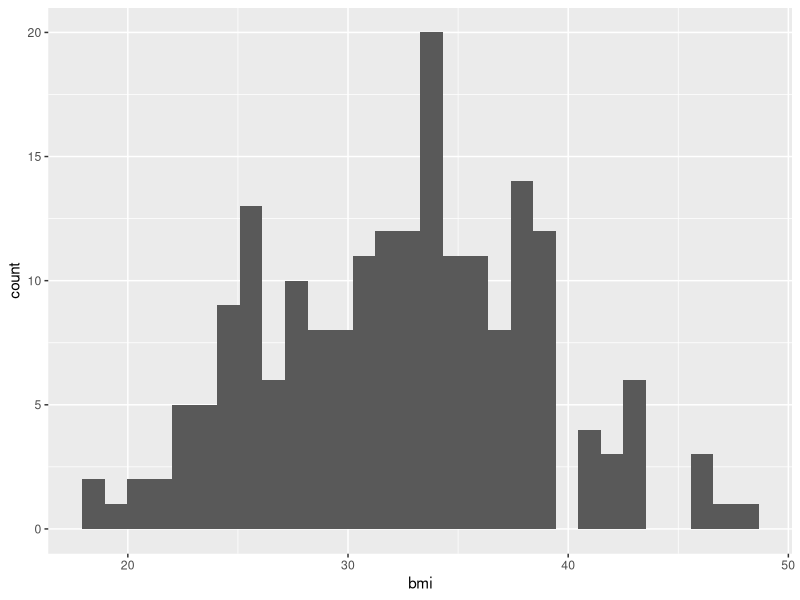
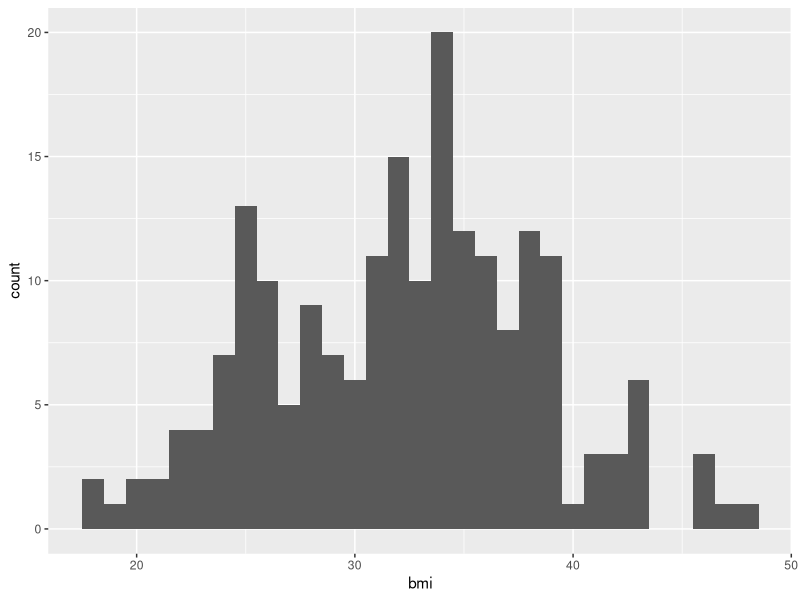
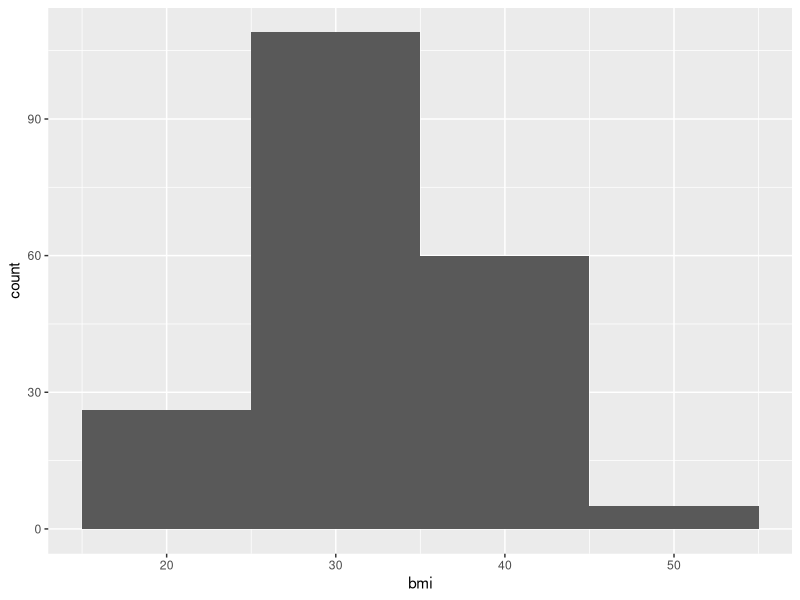
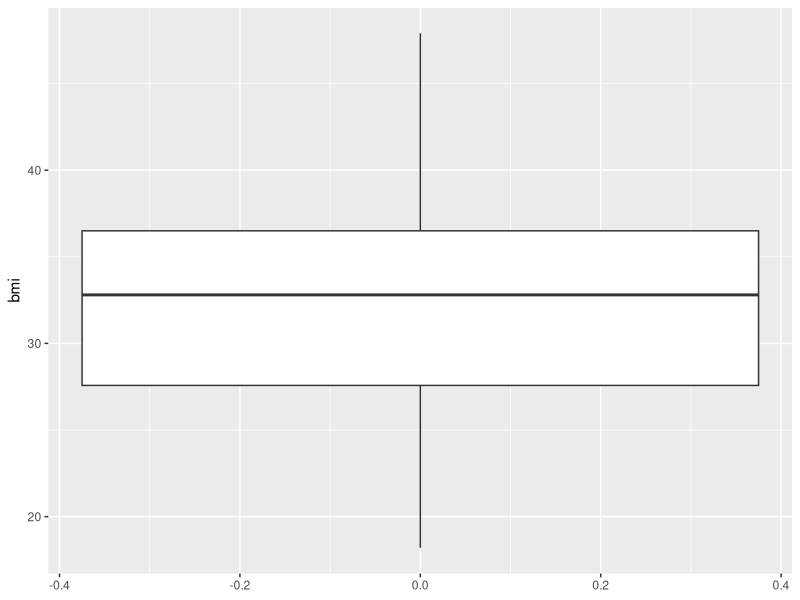
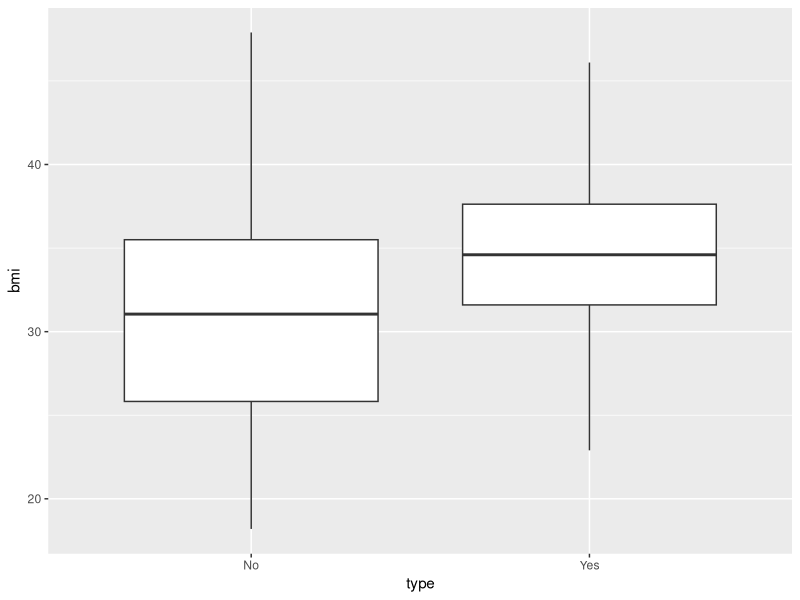
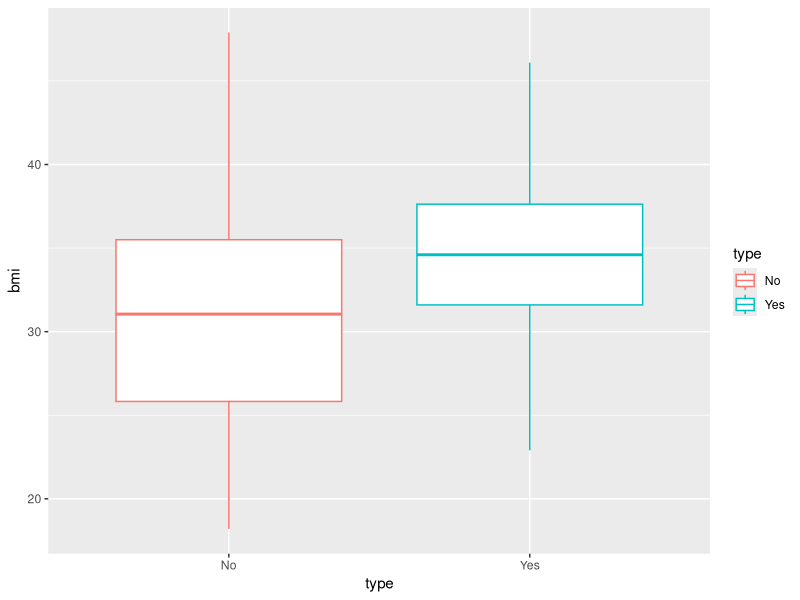
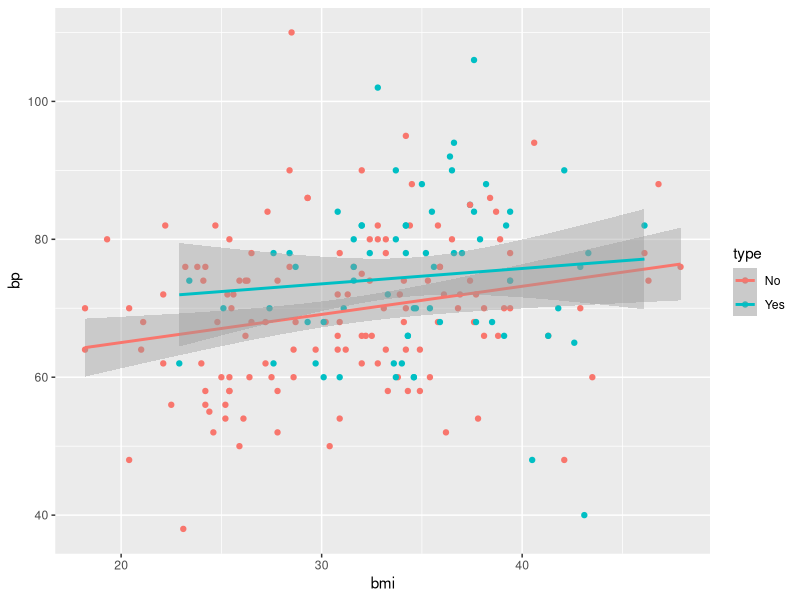
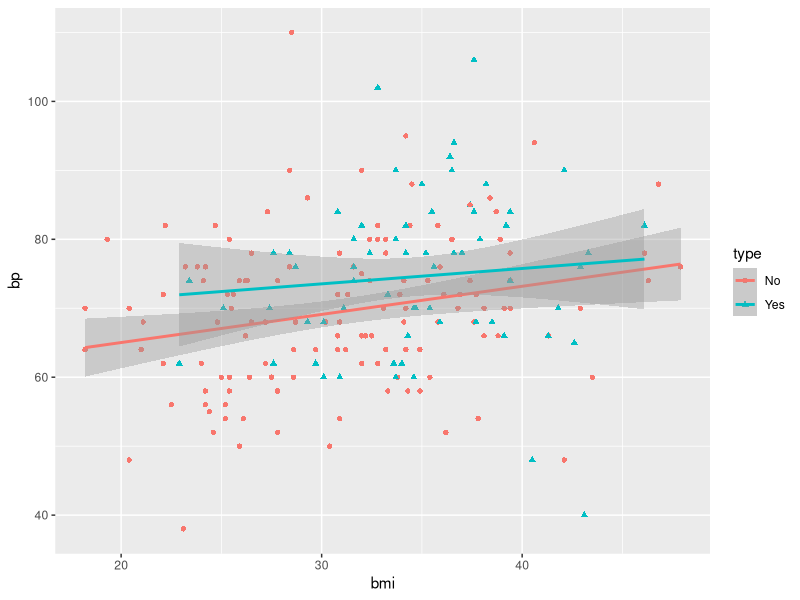

R code for these plots, in order: (Note: this script raises an error after producing the figures.)
#' ---
#' title:  Biostats Lecture 3-4 R Lab 
#' author: Your name   
#' date:   06/12/2025
#' ---

## clean out workspace 
rm(list=ls() )

## Set up working directory
# setwd("~/my/working/directory/biostats/Lecture4/")

#' ## ggplot2 graphs
library(ggplot2)
library(MASS)

#' histogram
ggplot(Pima.tr,aes(x=bmi))+geom_histogram()
ggplot(Pima.tr,aes(x=bmi))+geom_histogram(binwidth=1)
ggplot(Pima.tr,aes(x=bmi))+geom_histogram(binwidth=10)

#' boxplot
ggplot(Pima.tr,aes(y=bmi))+geom_boxplot()
ggplot(Pima.tr,aes(x=type,y=bmi))+geom_boxplot()
p1=ggplot(Pima.tr,aes(x=type,y=bmi,col=type))+geom_boxplot()
p1

#' scatterplot
p2=ggplot(Pima.tr,aes(x=bmi,y=bp))+geom_point()+geom_smooth(method='lm')
# Add color
ggplot(Pima.tr,aes(x=bmi,y=bp,col=type))+geom_point()+geom_smooth(method='lm')
# Add shape
p2=ggplot(Pima.tr,aes(x=bmi,y=bp,col=type,shape=type))+geom_point()+geom_smooth(method='lm')
p2

#' ## Put multiple graphs on the same panel
library(gridExtra)
## ?grid.arrange
## grid.arrange(p1,p2, nrow=1)
## grid.arrange(p1,p2, ncol=1)

#' ## R basics and programming
## use the help menu

## Arithmetic operation
# 1 + exp(1.7) - sin(3/2*pi) 

## Logical operation
## There are only two logical values: TRUE (T) and FALSE (F)

## Review Objects in R: vector(numeric/character/logical/factor), matrix, data frame

## Vector functions: sort,rev,table,unique

## Math functions: log,exp,max,min,sum, mean, sd,var

## Selecting vector elements; x[4],x[-(1:3)],x[c(1,5)]


#' vectors
c(1,3,5,6)
1:6
seq(1,11,by=3)
seq(21,11,by=-2)

## cheat sheet: https://www.google.com/url?sa=t&source=web&rct=j&opi=89978449&url=https://iqss.github.io/dss-workshops/R/Rintro/base-r-cheat-sheet.pdf&ved=2ahUKEwjv0fOdotuNAxX0LUQIHcmBKG0QFnoECAwQAQ&usg=AOvVaw0SscDPwnZKOdSbyyH2E5qO

#' ## Use R  for calculating probabilities 

x<-0:10
x<-c(0,1,2,3,4,5,6,7,8,9,10)
# pmf =P(X=x)
dbinom(x,size=10,prob=0.5)


# cdf =P(X<=x)
pbinom(x,size=10,prob=0.5)

# P(Y>=8)=1-P(Y<=7)
1-pbinom(7,size=10,prob=0.5)
#dbinom(8, size-10,prob=0.5)+
# complementary of P(Y<=7)
pbinom(7,size=10,prob=0.5, lower.tail = FALSE)


#P (4<Y<=6)=P(Y<=6)-P(Y<=4) , P(Y equals 5, 6)
pbinom(6,size=10,prob=0.5,lower.tail = TRUE)-pbinom(4,size=10,prob=0.5,lower.tail=TRUE)


#P (7=<Y<=9)=P(Y<=9)-P(Y<=6)
pbinom(9,size=10,prob=0.5)-pbinom(6,size=10,prob=0.5)

#' ## Use R to plot probability distributions
library(RcmdrMisc) 

#' ## Probability mass function(pmf) for 𝑌∼Binomial(50,0.8)
df=data.frame(y=c(0,1:50),   probs=dbinom( c(0,1:50),50,0.8) )
barplot(probs ~ y, data=df)
plotDistr(df$y, df$probs, discrete=TRUE)

#' ## Example 2. Toss a coin for 10 times
#' ## binomial distribution Binomial (10,0.5)
x <- 0:10
plotDistr(x, dbinom(x, 10,0.5), discrete=TRUE)
plotDistr(x, pbinom(x, 10,0.5), discrete=TRUE,cdf=TRUE)


#' ## Poisson Distribution with mean=3 
x <- 0:15
plotDistr(x, dpois(x,3), discrete=TRUE, main='Poissson distribution: mean=3')
plotDistr(x, ppois(x,3), discrete=TRUE,cdf=TRUE,main='Poissson distribution: mean=3')

#' ## Continuous Random Variables

## SBP~ normal distribution: N(125,15*15)

## probability density function
xx=70:170
plot(xx,dnorm(xx,mean=125,sd=15),type='l',xlab='SBP',ylab='probability',main='Distribution of SBP')

# P(X<=140)-P(X<=110)
pnorm(140,mean=125,sd=15,lower.tail = TRUE)-pnorm(110,mean=125,sd=15,lower.tail = TRUE)
pnorm(155,mean=125,sd=15,lower.tail = TRUE)-pnorm(95,mean=125,sd=15,lower.tail = TRUE)
pnorm(170,mean=125,sd=15,lower.tail = TRUE)-pnorm(80,mean=125,sd=15,lower.tail = TRUE)

# probability of hypotension
pnorm(90,mean=125,sd=15,lower.tail = TRUE)

# probability of hypertension
# P(X>140)=1-P(X<=140)
1-pnorm(140,mean=125,sd=15,lower.tail = TRUE)

# probability of sbp between 110 and 130
# P(110<X<=130)=P(X<=130)-P(X<=110)
pnorm(130,mean=125,sd=15,lower.tail = TRUE)-pnorm(110,mean=125,sd=15,lower.tail = TRUE)


## BMI N(25,25)
## probability density function
xx=8:42
plot(xx,dnorm(xx,mean=25,sd=5),type='l',xlab='BMI',ylab='probability',main='Distribution of BMI')

# probability of underweight
pnorm(18.5,mean=25,sd=5,lower.tail = TRUE)

# probability of obese
# P(X>30)=1-P(X<=30)
1-pnorm(30,mean=25,sd=5,lower.tail = TRUE)

# upper tail probability
pnorm(30,mean=25,sd=5,lower.tail = FALSE)

# probability of BMI between 25 and 30
# P(25<X≤30)=P(X<=30)-P(X<=25)
pnorm(30,mean=25,sd=5,lower.tail = TRUE)-pnorm(25,mean=25,sd=5,lower.tail = TRUE)

# probability of normal weight BMI between 18.5 and 25
# P(18.5<X≤25)=P(X<=25)-P(X<=18.5)
pnorm(25,mean=25,sd=5,lower.tail = TRUE)-pnorm(18.5,mean=25,sd=5,lower.tail = TRUE)

#' ## Random sampling

# set.seed(10)
# result=sample(1:20,10)
# result

#' ### Random sample from a poisson distribution
samples100=rpois(n=100,lambda = 3)
# hist(samples100)
# samples2000=rpois(n=2000,lambda = 3)
# hist(samples2000)
# table(samples2000)
# prop.table(table(samples2000))



## ----------------------------------------------
#' # R lab group assignment      #######################
#' # Start of student assignment #######################
## ----------------------------------------------
#' ## Instructions: Work in groups of 2-4 members. Each group submits a report (including R scripts and output in the format of html or pdf files) to Canvas.  

#' ### 1. Identify the coding problems below and fix the coding , change eval = TRUE in your R script
#+ \\echo=TRUE, eval = FALSE
my_variable <- 3
a=seq(1, 10, by = 2)
b=c(1,3,4,5, 6)
summary(c(1:11))
library(car)
mean(c(0,2,3,NA), na.rm= TRUE)  # check na.omit option in help menu for mean function
head(iris)
table(iris$Species) 
summary(iris$Sepal.Length) 

##

#' ### 2. Read one of your datasets into R and complete the following tasks: 
#' ### - a. Identify a continuous variable in your dataset, provide summary statistics and graphs to describe the variable, and comment on the variable distribution 
#' ### - b. Recode the selected variable into a new categorical variable based on biologically or clinically meaningful definitions, provide summary statistics and graphical summary of the new categorical variable 
## ----------------------------------------------

data(ToothGrowth)
head(ToothGrowth)
tail(ToothGrowth)
summary(ToothGrowth$len)
summary(ToothGrowth$supp)
summary(ToothGrowth$dose)
par(mfrow=c(1,2))
hist(ToothGrowth$len, breaks = 20, prob=TRUE)
lines(density(ToothGrowth$len), lty = 1)
lines(density(ToothGrowth$len, adjust = 1.5), lty = 2)
legend(x="topleft", lty = c(1,2), legend= c("Probability density", "Probability density smoothing kernel adjusted"))
plot.new()

qqline(ToothGrowth$len, datax = FALSE, distribution = qnorm,
       probs = c(0.25, 0.75), qtype = 7)
print("The distribution of length of tooth growth is slightly positively skewed")

library(RcmdrMisc)
ToothGrowth$dosecat <- recode(ToothGrowth$dose, "0:0.5='Low'; 0.51:1 = 'Med'; 1.1:2.0 = 'High'" )
ToothGrowth$dosecat <- as.factor
summary(ToothGrowth$dosecat)


#' ### 3. Download the “Survival.csv” data set from Canvas and read the dataset into R (try to use different internet browser if there are issues downloading the data file). This data set appeared in Haberman (1976) and was obtained from the UCI Machine Learning Repository. The dataset contains cases from a study that was conducted between 1958 and 1970 at the University of Chicago’s Billings Hospital on the survival of patients who had undergone surgery for breast cancer. The variables are:
#' ### - Age: Age of patient at the time of operation.
#' ### - Nodes: Number of positive axillary nodes detected.
#' ### - Status: Survival status. 1 = the patient survived 5 years or longer;    2 = the patient died within 5 year.
#' ### Complete the tasks below use ggplot: 
#' ### a. Use graphs to summarize each variable: Age, Nodes, and Status.
#' ### b. Plot the histograms for Nodes and $\sqrt{Nodes}$. Are the distributions skewed and in which direction? Which one is more skewed?
#' ### c. Use graph to visualize the relationship between Status and Age
#' ### d. Use graph to visualize the relationship between Age and Nodes.
## ----------------------------------------------
## dataset<-read.csv("survival.csv")


#' ### 4. Assume that BMI in US has the Normal (26, 36) distribution (mean=26, sd=6). 
#' ### a. Use R to find the probability of being underweight (BMI ≤ 18.5).
#' ### b. Use R to find the probability of being normal weight (18.5 < BMI ≤ 25).
#' ### c. Use R to find the probability of being overweight(25 < BMI ≤ 30)
#' ### d. Use R to find the probability of being obese (BMI>30).
#' ### e. Use R to plot the probability density function of BMI ~ Normal(26,36).
## ----------------------------------------------



#' ## - Compile and upload your report to UNM canvas 
#' ### Go to file>Compile Report...>HTML>Compile
#' ### Upload your completed report to canvas by Friday, June 20
